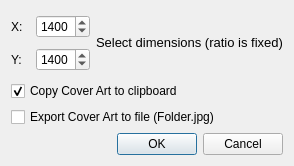
<?xml version="1.0" encoding="UTF-8"?>
<ui version="4.0">
 <class>Dialog</class>
 <widget class="QDialog" name="Dialog">
  <property name="geometry">
   <rect>
    <x>0</x>
    <y>0</y>
    <width>294</width>
    <height>166</height>
   </rect>
  </property>
  <property name="sizePolicy">
   <sizepolicy hsizetype="Fixed" vsizetype="Fixed">
    <horstretch>0</horstretch>
    <verstretch>0</verstretch>
   </sizepolicy>
  </property>
  <property name="windowTitle">
   <string>Dialog</string>
  </property>
  <layout class="QGridLayout" name="gridLayout_2">
   <item row="0" column="0">
    <layout class="QHBoxLayout" name="horizontalLayout">
     <item>
      <layout class="QGridLayout" name="gridLayout">
       <item row="0" column="0">
        <widget class="QLabel" name="label_2">
         <property name="text">
          <string>X:</string>
         </property>
        </widget>
       </item>
       <item row="0" column="1">
        <widget class="QSpinBox" name="size_spinbox_X">
         <property name="minimum">
          <number>10</number>
         </property>
         <property name="maximum">
          <number>2000</number>
         </property>
         <property name="value">
          <number>1400</number>
         </property>
        </widget>
       </item>
       <item row="1" column="0">
        <widget class="QLabel" name="label_3">
         <property name="text">
          <string>Y:</string>
         </property>
        </widget>
       </item>
       <item row="1" column="1">
        <widget class="QSpinBox" name="size_spinbox_Y">
         <property name="minimum">
          <number>10</number>
         </property>
         <property name="maximum">
          <number>2000</number>
         </property>
         <property name="value">
          <number>1400</number>
         </property>
        </widget>
       </item>
      </layout>
     </item>
     <item>
      <widget class="QLabel" name="label">
       <property name="text">
        <string>&lt;html&gt;&lt;head/&gt;&lt;body&gt;&lt;p&gt;&lt;span style=&quot; font-size:10pt;&quot;&gt;Select dimensions (ratio is fixed)&lt;/span&gt;&lt;/p&gt;&lt;/body&gt;&lt;/html&gt;</string>
       </property>
      </widget>
     </item>
    </layout>
   </item>
   <item row="1" column="0">
    <widget class="QCheckBox" name="ca_clipboard">
     <property name="text">
      <string>Copy Cover Art to clipboard</string>
     </property>
     <property name="checked">
      <bool>true</bool>
     </property>
    </widget>
   </item>
   <item row="3" column="0">
    <widget class="QDialogButtonBox" name="buttonBox">
     <property name="orientation">
      <enum>Qt::Horizontal</enum>
     </property>
     <property name="standardButtons">
      <set>QDialogButtonBox::Cancel|QDialogButtonBox::Ok</set>
     </property>
    </widget>
   </item>
   <item row="2" column="0">
    <widget class="QCheckBox" name="ca_file">
     <property name="text">
      <string>Export Cover Art to file (Folder.jpg)</string>
     </property>
    </widget>
   </item>
  </layout>
 </widget>
 <resources/>
 <connections>
  <connection>
   <sender>buttonBox</sender>
   <signal>accepted()</signal>
   <receiver>Dialog</receiver>
   <slot>accept()</slot>
   <hints>
    <hint type="sourcelabel">
     <x>248</x>
     <y>254</y>
    </hint>
    <hint type="destinationlabel">
     <x>157</x>
     <y>274</y>
    </hint>
   </hints>
  </connection>
  <connection>
   <sender>buttonBox</sender>
   <signal>rejected()</signal>
   <receiver>Dialog</receiver>
   <slot>reject()</slot>
   <hints>
    <hint type="sourcelabel">
     <x>316</x>
     <y>260</y>
    </hint>
    <hint type="destinationlabel">
     <x>286</x>
     <y>274</y>
    </hint>
   </hints>
  </connection>
 </connections>
</ui>
